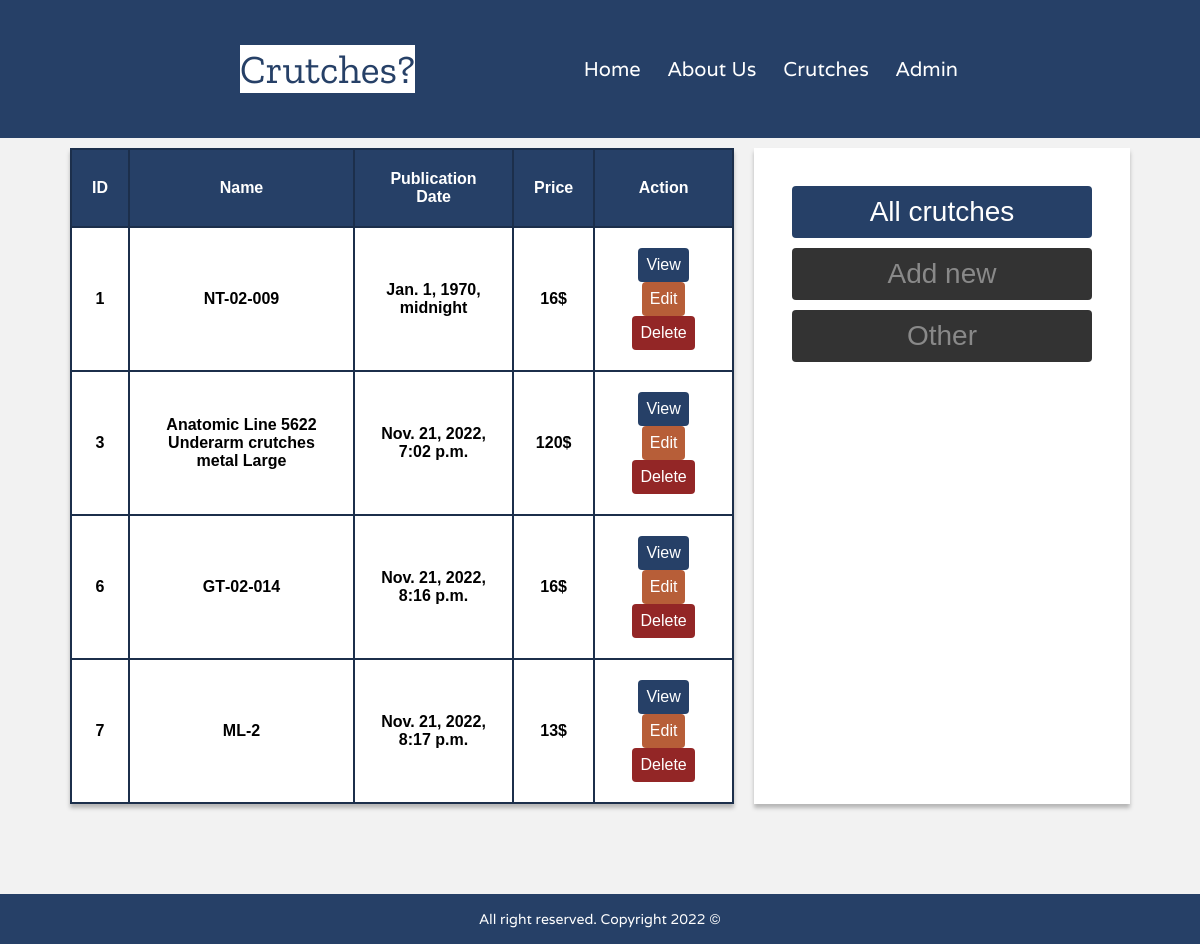
Screenshot of /adminPanel (signed in) with the database file from the repository.
### main/models.py (models this page shows)
class Crutch(models.Model):
    name = models.CharField(max_length=255)
    datePublished = models.DateTimeField()
    description = models.TextField()
    price = models.IntegerField()
    imageField = models.ImageField(upload_to="uploads/")

### admin/views.py (the view)
# urls.py: re_path('adminPanel', views_admin.admin),
@login_required(login_url='/login')
def admin(request):
    allCrutches = Crutch.objects.all()
    data = { "crutches": allCrutches }
    return render(request, "admin.html", context=data)

### admin/templates/admin.html (shortened to what this page needs)
{% load static %}
<!DOCTYPE html>
<html lang="en">
<head>
    <link rel="stylesheet" href="{% static 'styles/main.css' %}">
    <link rel="stylesheet" href="{% static 'styles/admin.css' %}">
</head>
<body>
    {% include "partial/header.html" %}
    <main>
        <div class="block tabs">
            <div data-tab-content class="tab all-crutches tab-active">
                <table>
                    <thead>
                        <th>ID</th>
                        <th>Name</th>
                        <th>Publication Date</th>
                        <th>Price</th>
                        <th>Action</th>
                    </thead>
                    {% for crutch in crutches %}
                    <tr>
                        <th>{{ crutch.id }}</th>
                        <th>{{ crutch.name }}</th>
                        <th>{{ crutch.datePublished }}</th>
                        <th>{{ crutch.price }}$</th>
                        <th>
                            <a class="button view" href="/crutch/{{ crutch.id }}">View</a>
                            <a class="button edit" href="/edit/{{ crutch.id }}">Edit</a>
                            <a class="button delete" href="/delete/{{ crutch.id }}">Delete</a>
                        </th>
                    </tr>
                    {% endfor %}
                </table>
            </div>
        </div>
        <div class="block action-buttons">
            <span data-tab-target=".all-crutches" class="action-button active">All crutches</span>
            <span data-tab-target=".add-new" class="action-button">Add new</span>
            <span data-tab-target=".other" class="action-button">Other</span>
        </div>
    </main>
    {% include "partial/footer.html" %}
</body>
</html>

### main/templates/partial/header.html
<header class="header__wrapper">
    <div class="header">
        <div class="logo__wrapper">
            <a href="/" class="logo">Crutches?</a>
        </div>
        <menu>
            <a href="/">Home</a>
            <a href="aboutUs">About Us</a>
            <a href="allCrutches">Crutches</a>
            {% if user.is_authenticated %}
                <a href="adminPanel">Admin</a>
            {% else %}
                <a href="adminPanel">Login</a>
            {% endif %}
        </menu>
    </div>
</header>

### main/templates/partial/footer.html
<footer class="footer__wrapper">
    <div class="footer">
        <span class="copyright">All right reserved. Copyright 2022 ©</span>
    </div>
</footer>

### static/styles/main.css (style rules this page uses)
* { margin: 0; padding: 0; }
body { background-color: #F2F2F2; font-family: Arial; overflow-x: hidden; }
.header__wrapper { height: 138px; background-color: #264067; padding: 0 20vw; }
.header { display: flex; max-width: 1920px; margin: 0 auto; justify-content: space-between; }
.logo__wrapper { line-height: 138px; }
.logo { color: #264067; background-color: #FFFFFF; font-family: ZillaSlab; text-decoration: none; font-size: 66px; }
menu { line-height: 138px; display: flex; flex-wrap: nowrap; flex-direction: row; }
menu a { color: #FFFFFF; font-size: 30px; margin-left: 23px; display: inline-block; max-height: 138px; text-decoration: none; font-family: Varela; padding: 0px 2px; }
main { padding: 0 246px; max-width: 1920px; margin: 0 auto; display: flex; flex-direction: column; justify-content: center; }
main .block { box-shadow: 0px 4px 4px rgba(0, 0, 0, 0.25); padding: 44px; margin: 20px auto; max-width: 1920px; background-color: #FFFFFF; }
.footer__wrapper { width: 100%; height: 128px; margin-top: 80px; background-color: #264067; }
.footer { line-height: 128px; }
.footer .copyright { font-family: Varela; text-align: center; display: block; color: #FFFFFF; font-size: 36px; }
@media screen and (max-width: 1600px) { .logo { font-size: 40px; } }
@media screen and (max-width: 1600px) { menu a { font-size: 20px; } }
@media screen and (max-width: 1600px) { main { padding: 0 5vw; } }
@media screen and (max-width: 1600px) { .footer__wrapper { height: 50px !important; } }
@media screen and (max-width: 1600px) { .footer { line-height: 50px; } }
@media screen and (max-width: 1600px) { .copyright { font-size: 14px !important; } }

### static/styles/admin.css (style rules this page uses)
main { flex-direction: row; }
main .block { margin: 10px; padding: 0px; }
main .tabs { flex-grow: 2; }
main .action-buttons { display: flex; flex-direction: column; padding: 38px; min-width: 300px; gap: 10px; }
main .action-buttons .action-button { display: block; background-color: #333333; color: #898989; padding: 10px 0px; border-radius: 4px; text-align: center; width: 100%; font-size: 28px; cursor: pointer; }
main .action-buttons .active { background-color: #264067; color: #FFFFFF; }
.tab { display: none; }
.tab-active { display: block; }
table { width: 100%; }
table thead { background-color: #264067; color: #FFFFFF; }
table thead th { padding: 20px; }
table, th, td { border: 2px solid #1C2F4B; border-collapse: collapse; }
table tr th { padding: 20px; }
.button { background-color: #264067; border-radius: 4px; padding: 8px; display: inline-block; color: #FFFFFF; font-weight: 500; text-decoration: none; }
.edit { background-color: #B75E38; }
.delete { background-color: #932626; }

### rows the page displays
Crutch: id "1", name "NT-02-009", datePublished "Jan. 1, 1970, midnight", price "16"
Crutch: id "3", name "Anatomic Line 5622 Underarm crutches metal Large", datePublished "Nov. 21, 2022, 7:02 p.m.", price "120"
Crutch: id "6", name "GТ-02-014", datePublished "Nov. 21, 2022, 8:16 p.m.", price "16"
Crutch: id "7", name "ML-2", datePublished "Nov. 21, 2022, 8:17 p.m.", price "13"
